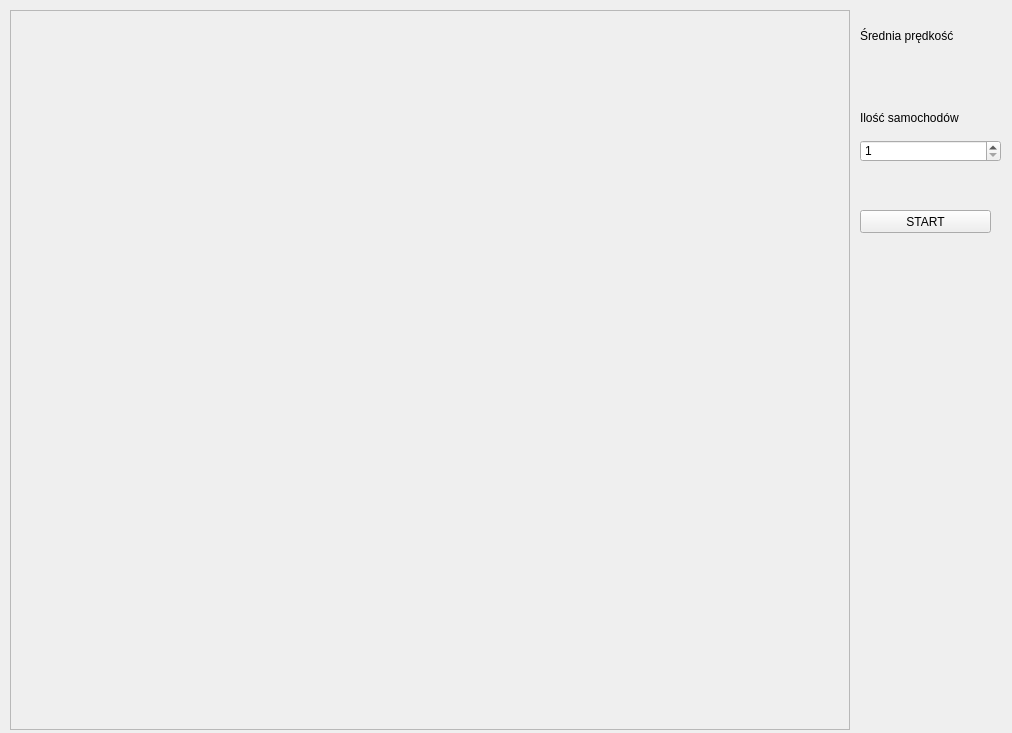
<?xml version="1.0" encoding="UTF-8"?>
<ui version="4.0">
 <class>MainWindowClass</class>
 <widget class="QMainWindow" name="MainWindowClass">
  <property name="geometry">
   <rect>
    <x>0</x>
    <y>0</y>
    <width>1012</width>
    <height>733</height>
   </rect>
  </property>
  <property name="windowTitle">
   <string>MainWindow</string>
  </property>
  <widget class="QWidget" name="centralWidget">
   <widget class="QFrame" name="visualisationFrame">
    <property name="geometry">
     <rect>
      <x>10</x>
      <y>10</y>
      <width>840</width>
      <height>720</height>
     </rect>
    </property>
    <property name="sizePolicy">
     <sizepolicy hsizetype="Preferred" vsizetype="Preferred">
      <horstretch>0</horstretch>
      <verstretch>0</verstretch>
     </sizepolicy>
    </property>
    <property name="minimumSize">
     <size>
      <width>840</width>
      <height>720</height>
     </size>
    </property>
    <property name="maximumSize">
     <size>
      <width>840</width>
      <height>720</height>
     </size>
    </property>
    <property name="frameShape">
     <enum>QFrame::StyledPanel</enum>
    </property>
    <property name="frameShadow">
     <enum>QFrame::Raised</enum>
    </property>
    <widget class="QWidget" name="gridLayoutWidget">
     <property name="geometry">
      <rect>
       <x>-1</x>
       <y>-1</y>
       <width>841</width>
       <height>721</height>
      </rect>
     </property>
     <layout class="QGridLayout" name="visualisationLayout"/>
    </widget>
   </widget>
   <widget class="QSpinBox" name="carNumber">
    <property name="geometry">
     <rect>
      <x>860</x>
      <y>140</y>
      <width>141</width>
      <height>22</height>
     </rect>
    </property>
    <property name="minimum">
     <number>1</number>
    </property>
    <property name="maximum">
     <number>1000</number>
    </property>
    <property name="singleStep">
     <number>1</number>
    </property>
    <property name="value">
     <number>1</number>
    </property>
   </widget>
   <widget class="QPushButton" name="okButton">
    <property name="geometry">
     <rect>
      <x>860</x>
      <y>210</y>
      <width>131</width>
      <height>23</height>
     </rect>
    </property>
    <property name="text">
     <string>START</string>
    </property>
   </widget>
   <widget class="QLabel" name="label">
    <property name="geometry">
     <rect>
      <x>860</x>
      <y>15</y>
      <width>141</width>
      <height>41</height>
     </rect>
    </property>
    <property name="text">
     <string>Średnia prędkość</string>
    </property>
    <property name="textFormat">
     <enum>Qt::AutoText</enum>
    </property>
    <property name="wordWrap">
     <bool>true</bool>
    </property>
   </widget>
   <widget class="QLabel" name="label_2">
    <property name="geometry">
     <rect>
      <x>860</x>
      <y>110</y>
      <width>131</width>
      <height>16</height>
     </rect>
    </property>
    <property name="text">
     <string>Ilość samochodów</string>
    </property>
   </widget>
   <widget class="QLabel" name="avSpeddLabel">
    <property name="geometry">
     <rect>
      <x>865</x>
      <y>70</y>
      <width>121</width>
      <height>20</height>
     </rect>
    </property>
    <property name="text">
     <string/>
    </property>
   </widget>
  </widget>
 </widget>
 <layoutdefault spacing="6" margin="11"/>
 <resources>
  <include location="mainwindow.qrc"/>
 </resources>
 <connections>
  <connection>
   <sender>okButton</sender>
   <signal>clicked()</signal>
   <receiver>MainWindowClass</receiver>
   <slot>buttonClicked()</slot>
   <hints>
    <hint type="sourcelabel">
     <x>930</x>
     <y>222</y>
    </hint>
    <hint type="destinationlabel">
     <x>938</x>
     <y>346</y>
    </hint>
   </hints>
  </connection>
 </connections>
 <slots>
  <slot>buttonClicked()</slot>
 </slots>
</ui>
